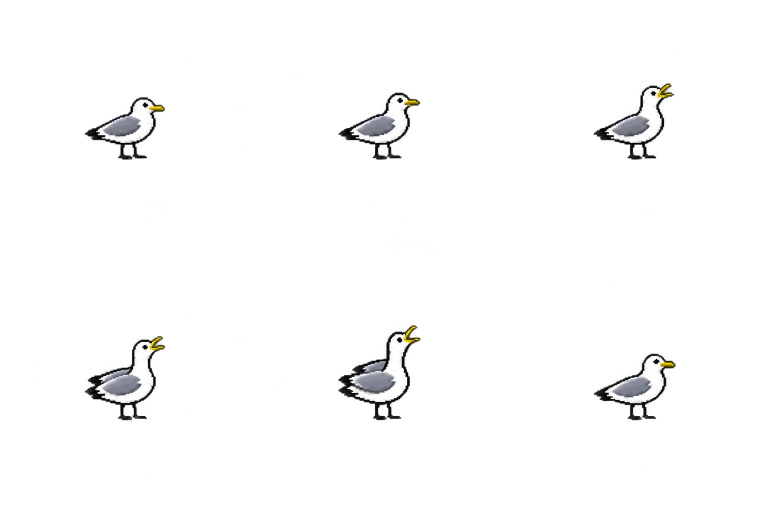
#> input picture assets/reference/gull-kittiwake-screech-v1/source.png, 1536 x 1024 px (shown at 1/2 size)
$ python pack_kittiwake_screech.py
#> lines starting #> are read from the running program, lines starting #| are printed output that depends on the picture
"""Crop, nearest-sample, and align generated art; never paint character pixels."""
from pathlib import Path
import json
from PIL import Image, ImageDraw

ROOT = Path(__file__).resolve().parents[2]
REF = ROOT / 'assets/reference/gull-kittiwake-screech-v1'
source = Image.open(REF / 'source.png').convert('RGBA')
#> source is the input picture: PIL image 1536x1024 RGBA; mean R, G, B, A 17, 16.6, 15.1, 9.5
idle = Image.open(ROOT / 'assets/sprites/gull-kittiwake-diner-style.png').convert('RGBA').crop((0, 0, 256, 256))
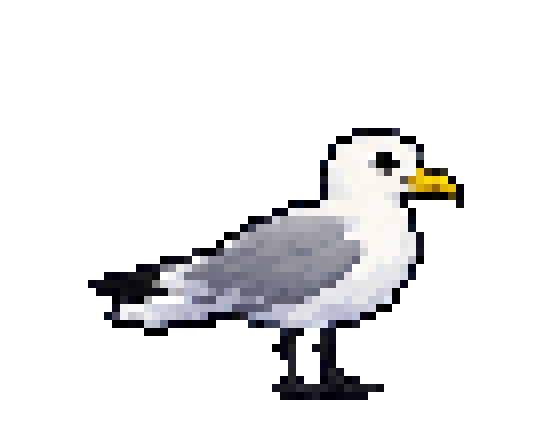
#> input picture assets/reference/gull-kittiwake-screech-v1/identity-detail.png, 560 x 440 px, given in place of gull-kittiwake-diner-style.png, which was not available
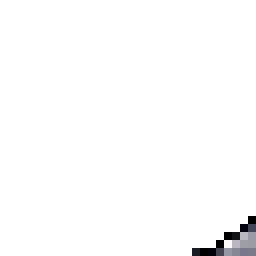
#> idle: PIL image 256x256 RGBA; mean R, G, B, A 1.8, 1.8, 1.9, 5; transparent parts drawn white
baseline = idle.getbbox()[3]
#> baseline = 256

def foot_center(bird):
    box = bird.getbbox()
#> box = (192, 216, 256, 256)
    bottom = bird.crop((0, box[3] - 3, bird.width, box[3])).getbbox()
#> bottom = (192, 0, 256, 3)
    return (bottom[0] + bottom[2]) / 2

target_foot = foot_center(idle)
#> target_foot = 224

def connected(image):
    alpha = image.getchannel('A')
    pixels = {(x,y) for y in range(image.height) for x in range(image.width) if alpha.getpixel((x,y))}
    if not pixels:
        return False
    queue = [pixels.pop()]
    while queue:
        x,y = queue.pop()
        for point in [(x-1,y),(x+1,y),(x,y-1),(x,y+1)]:
            if point in pixels:
                pixels.remove(point)
                queue.append(point)
    return not pixels

cw, ch = source.width // 3, source.height // 2
#> cw = 512; ch = 512
assert source.size == (cw * 3, ch * 2)
crops = []
for index in range(6):
    cell = source.crop(((index % 3)*cw, (index // 3)*ch, (index % 3+1)*cw, (index // 3+1)*ch))
    # Bounds detection only; generated RGBA pixels inside the crop are unchanged.
    bounds = cell.getchannel('A').point(lambda a: 255 if a >= 128 else 0).getbbox()
    assert bounds
    crops.append((cell.crop(bounds), bounds))
#> this loop made 6 passes
#> bounds on passes 1 to 6: (170, 195, 330, 319), (165, 185, 328, 319), (163, 167, 324, 319), (170, 160, 330, 328), (165, 139, 329, 328), (164, 195, 327, 328)
#> pass 1, `cell = source.crop(((index % 3)*cw, (index // 3)*ch, (index % 3+1)*cw,..`:
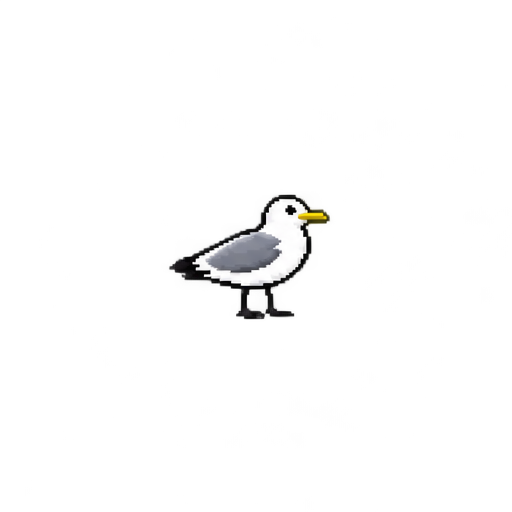
#> cell: PIL image 512x512 RGBA; mean R, G, B, A 15.2, 14.9, 13.8, 8; transparent parts drawn white
#> after the loop:
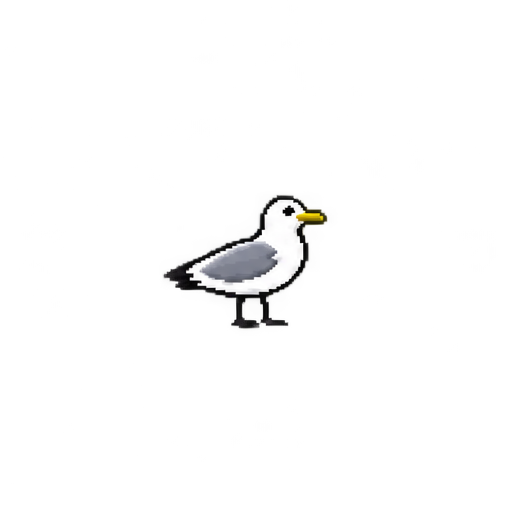
#> cell: PIL image 512x512 RGBA; mean R, G, B, A 16, 15.7, 14.6, 8.5; transparent parts drawn white
#> after the loop, crops = 6 items
scale = (idle.getbbox()[2] - idle.getbbox()[0]) / crops[0][0].width
#> scale = 0.4
atlas = Image.new('RGBA', (768, 512))
#> atlas: PIL image 768x512 RGBA; every value is 0
cells, records = [], []
for index, (bird, bounds) in enumerate(crops):
    size = (round(bird.width*scale), round(bird.height*scale))
    # A nearby sampling size can keep thin generated toes/feathers connected.
    # As in task 065, this resizes only; no character pixels are repaired.
    candidates = sorted([(dx,dy) for dx in range(-4,5) for dy in range(-4,5)], key=lambda d:abs(d[0])+abs(d[1]))
    for dx,dy in candidates:
        sampled = bird.resize((size[0]+dx,size[1]+dy), Image.Resampling.NEAREST)
        if connected(sampled):
            bird = sampled
            break
    else:
#> (the run stopped early here; a loop or call above may not have finished)
